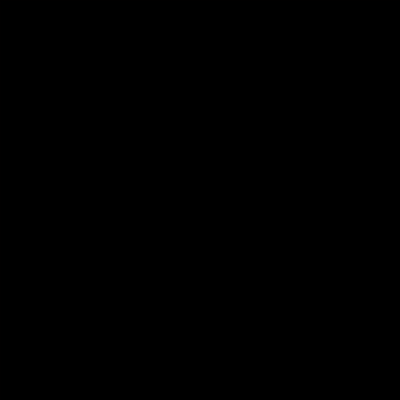
Frame 1 (no input)
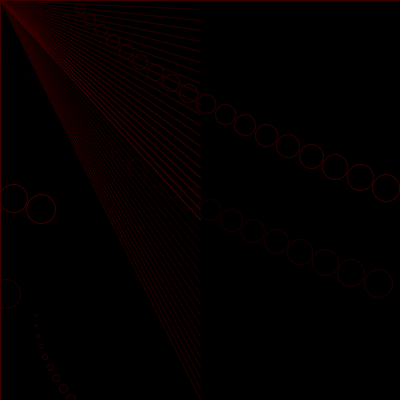
Frame 60 (the mouse pressed at the canvas centre just before this capture)
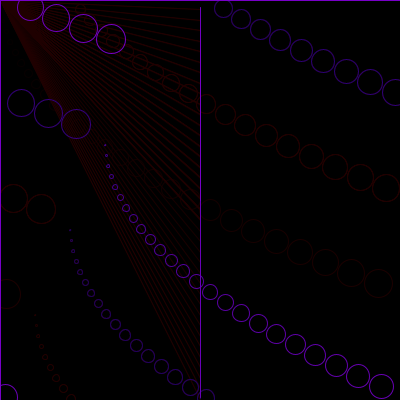
Frame 120 (the mouse held since frame 60 and released just before this capture)

The Processing sketch that drew these frames (run headless with seeded random() and noise(); from frame 60 on, the mouse is pressed at the canvas centre):

// Processing sketch: processing_72452
// ── processing_72452.pde

float circleX = 0;  
float circleY = 0;  

void setup() {  
  size(400,400);  
  smooth();  
  background(frameCount % 255);  

}  

void draw() {  
 

  
  stroke(frameCount % 255,0,mouseY);  
  //fill(255, 255, 255, 0); // alpha transparent  
  fill(0,4);
  rect(0,0,400,400);
  ellipse(circleX , circleY,frameCount % 30,frameCount % 30 );

  line(width/2, circleY, mouseX, mouseY);  

  circleX = circleX + (frameCount % 30) ;   
  circleX = circleX % width;  
  // Move circle down + keep it in range  
  circleY = circleY + 10.5;  
  circleY = circleY % width;  
 
} 
